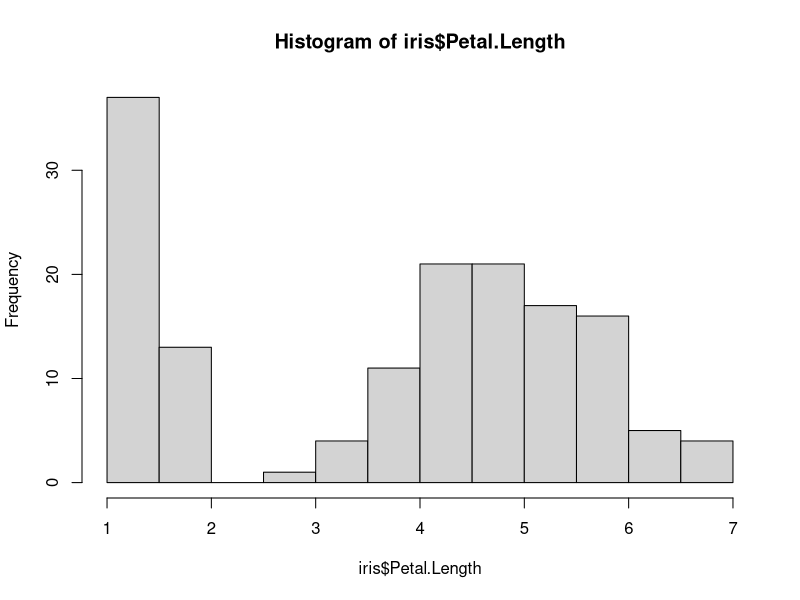
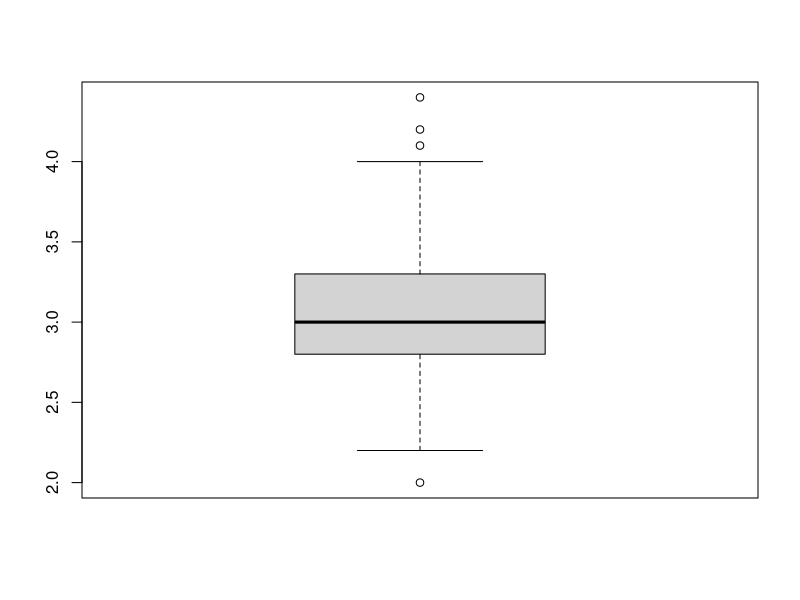
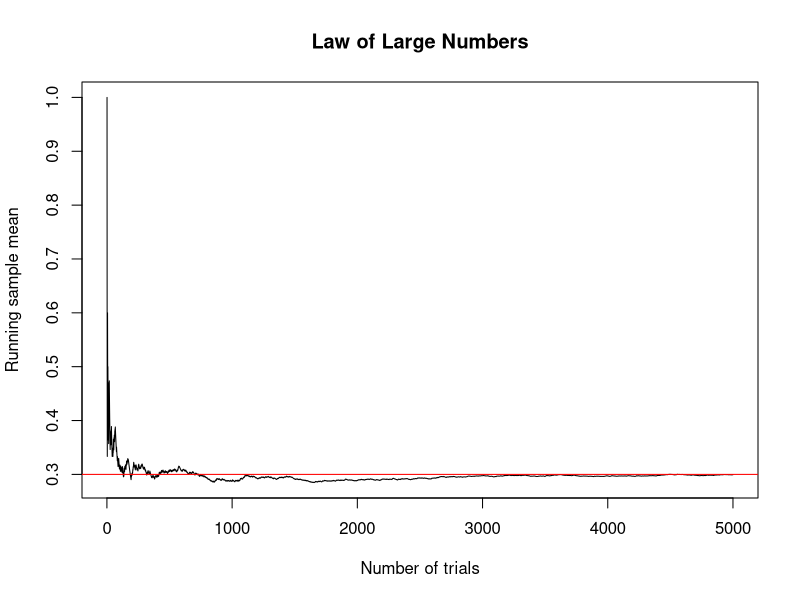
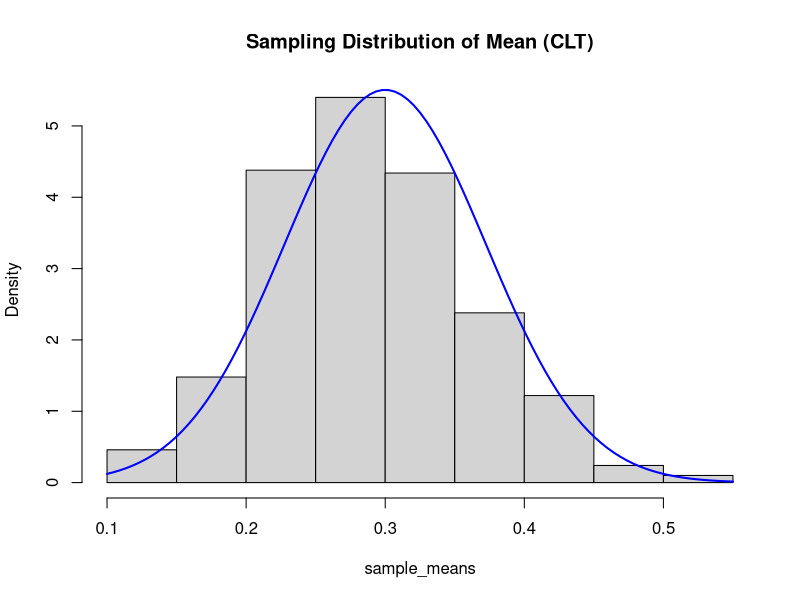
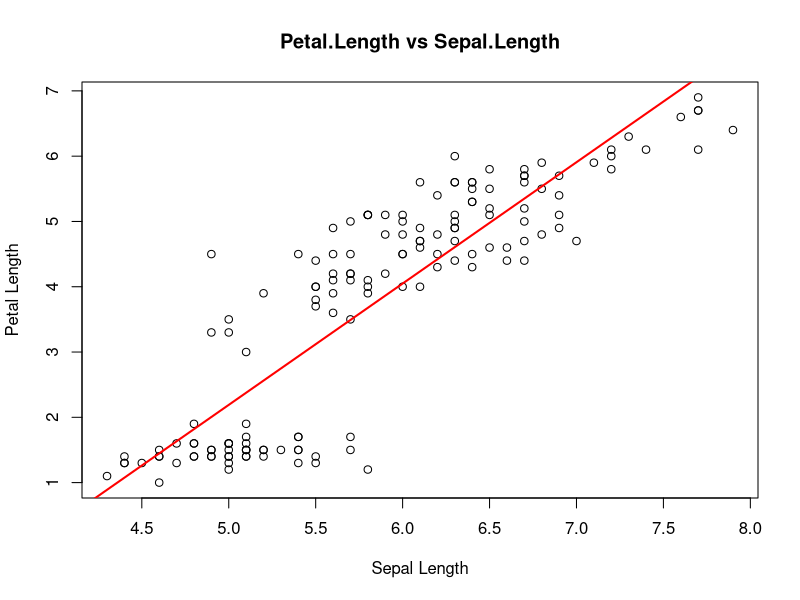
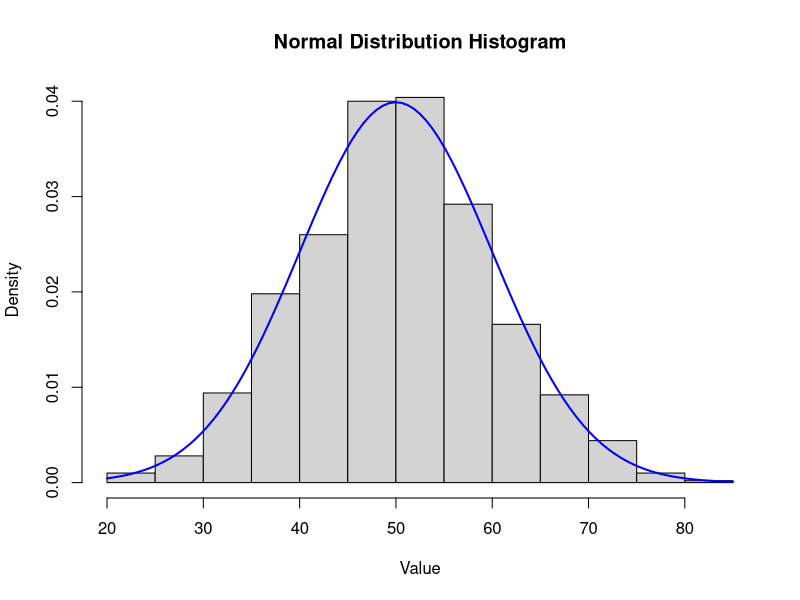
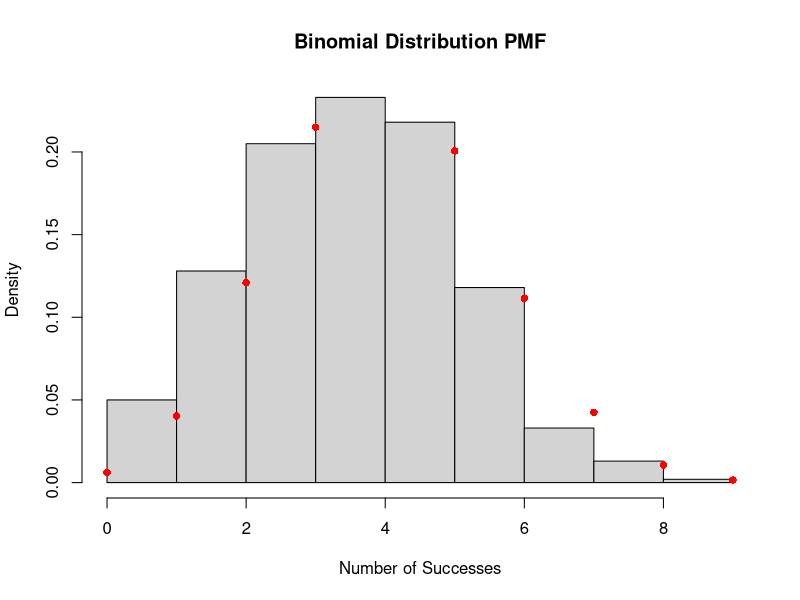
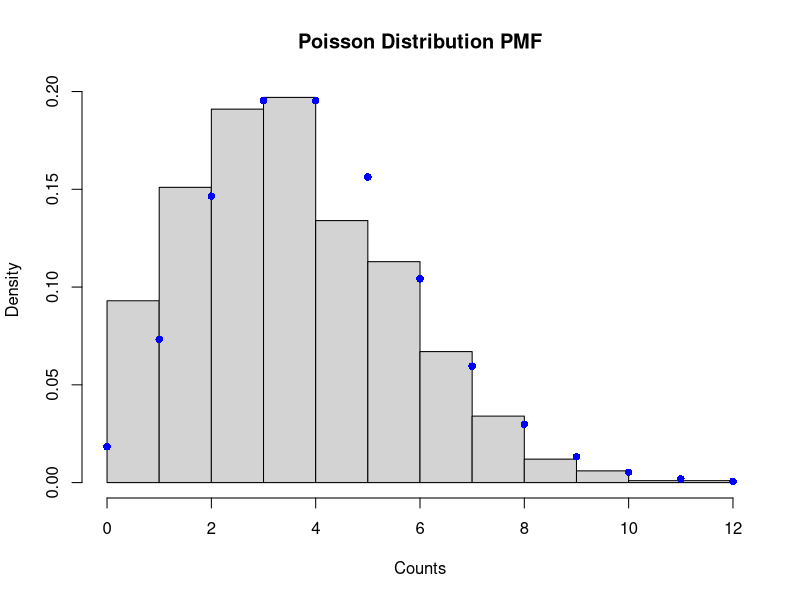

Generate these figures, in order, with R:
# Exercise-1
students <- data.frame(
  Name = c("Aman", "Riya", "Karan", "Simran", "Neha"),
  Age = c(20, 21, 19, 22, 20),
  Marks = c(80, 65, 45, 90, 72)
)
mean(students$Marks)
max(students$Age)
students$Grade <- ifelse(students$Marks >= 75, "A",
                         ifelse(students$Marks >= 50, "B", "C"))
students

#Exercise-2
nrow(iris)
ncol(iris)
head(iris)
mean(iris$Sepal.Length)
median(iris$Sepal.Length)
var(iris$Sepal.Length)
sd(iris$Sepal.Length)
table(iris$Species)
hist(iris$Petal.Length)
boxplot(iris$Sepal.Width)

#Exercise 3
prior <- 0.01          # Probability of disease (1%)
true_pos <- 0.95       # Sensitivity: P(test + | disease)
false_pos <- 0.05      # P(test + | no disease)
posterior <- (true_pos * prior) /
  ((true_pos * prior) + (false_pos * (1 - prior)))

posterior

# Exercise 4
p <- 0.3     # biased coin, P(heads)=0.3
n <- 5000
samples <- rbinom(n, size=1, prob=p)
running_mean <- cumsum(samples) / 1:n
plot(running_mean, type="l",
     xlab="Number of trials",
     ylab="Running sample mean",
     main="Law of Large Numbers")
abline(h = p, col="red")   # true mean

m <- 1000      # generate 1000 sample means
sample_means <- replicate(m, mean(rbinom(40, 1, p)))
hist(sample_means, freq = FALSE,
     main = "Sampling Distribution of Mean (CLT)")
curve(dnorm(x, mean = p, sd = sqrt(p*(1-p)/40)),
      add = TRUE, col="blue", lwd=2)

#Exercise 5
model <- lm(Petal.Length ~ Sepal.Length, data = iris)
summary(model)
plot(iris$Sepal.Length, iris$Petal.Length,
     main = "Petal.Length vs Sepal.Length",
     xlab = "Sepal Length",
     ylab = "Petal Length")
abline(model, col = "red", lwd = 2)

#Exercise 6
A <- matrix(c(1,2,3,4), nrow = 2)
B <- matrix(c(5,6,7,8), nrow = 2)

A
B
A + B
A %*% B
t(A)
det(A)
solve(A)

#Exercise 7
set.seed(123)

n <- 200

x1 <- rnorm(n, mean = 50, sd = 10)      # predictor 1
x2 <- x1 + rnorm(n, 0, 2)               # predictor 2 strongly correlated with x1

cor(x1, x2)      # check correlation
y <- 3 + 2*x1 + 1*x2 + rnorm(n, 0, 3)
model <- lm(y ~ x1 + x2)
summary(model)
install.packages("car")     # only once
library(car)

vif(model)

#Exercise 8
#Normal Distribution
set.seed(123)
x_norm <- rnorm(1000, mean = 50, sd = 10)
hist(x_norm, freq = FALSE,
     main="Normal Distribution Histogram",
     xlab="Value")

curve(dnorm(x, mean = 50, sd = 10),
      col="blue", add=TRUE, lwd=2)
# P(X < 60)
pnorm(60, mean=50, sd=10)

# P(X > 40)
1 - pnorm(40, mean=50, sd=10)


#Binomial Distribution
x_binom <- rbinom(1000, size=10, prob=0.4)
hist(x_binom, freq=FALSE,
     main="Binomial Distribution PMF",
     xlab="Number of Successes")

# Overlay exact PMF points
values <- 0:10
points(values, dbinom(values, size=10, prob=0.4),
       col="red", pch=16)
# P(X = 5)
dbinom(5, size=10, prob=0.4)

# P(X ≤ 3)
pbinom(3, size=10, prob=0.4)

#Poisson Distribution
x_pois <- rpois(1000, lambda=4)
hist(x_pois, freq=FALSE,
     main="Poisson Distribution PMF",
     xlab="Counts")

# Overlay PMF
values <- 0:max(x_pois)
points(values, dpois(values, lambda=4),
       col="blue", pch=16)
# P(X = 3)
dpois(3, lambda=4)

# P(X ≤ 5)
ppois(5, lambda=4)
